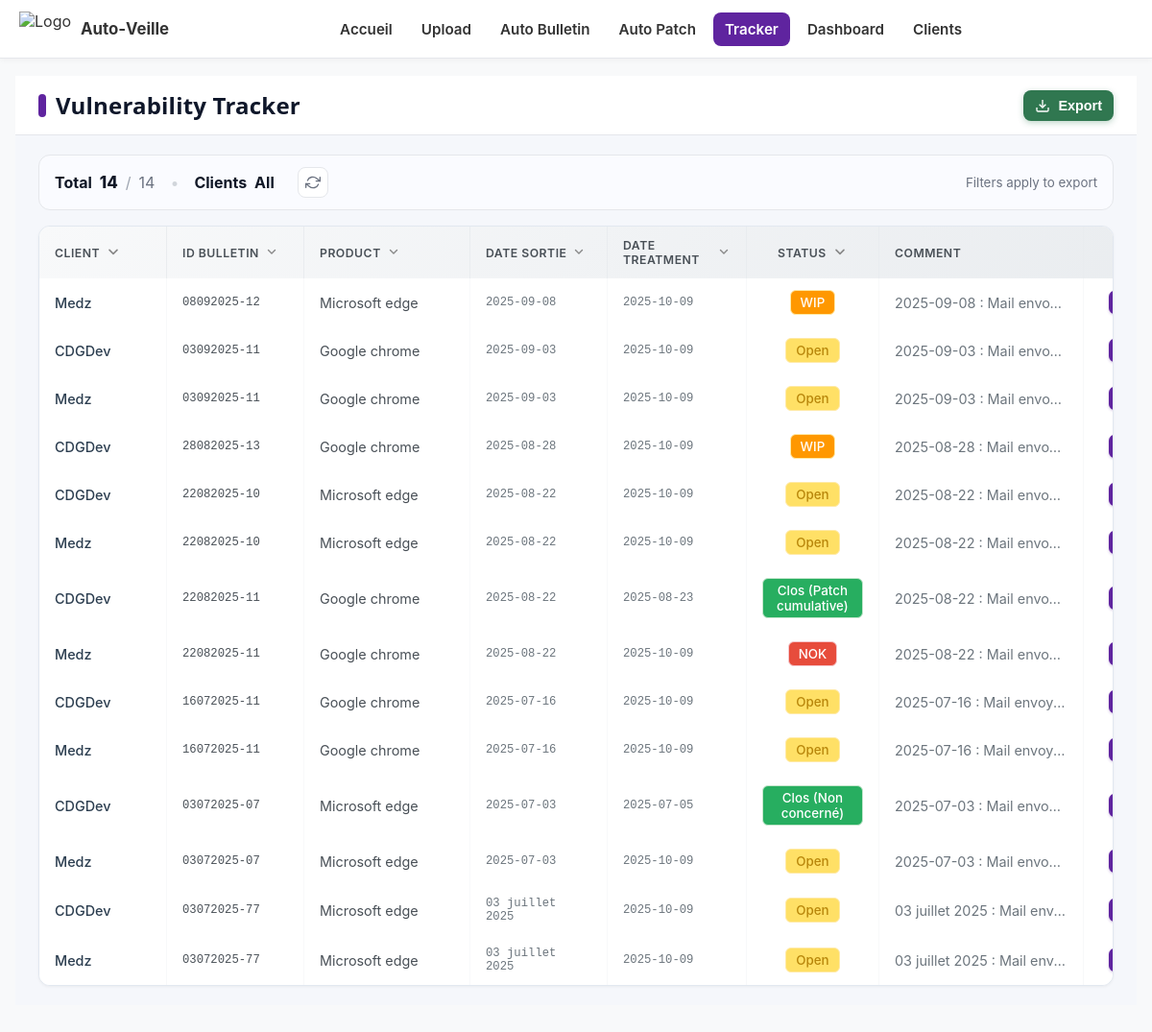
Page /tracker on the committed database.
### tables this page shows
CREATE TABLE client_vuln_tracking (
    id INTEGER PRIMARY KEY AUTOINCREMENT,
    id_bulletin TEXT,
    cve_id TEXT,
    client TEXT,
    status TEXT DEFAULT 'Open',
    Responsable_resolution TEXT,
    Date_de_traitement TEXT,
    comment TEXT,
    FOREIGN KEY (id_bulletin, cve_id) REFERENCES vulnerabilities(id_bulletin, cve_id)
);

CREATE TABLE vulnerabilities (
    id_bulletin TEXT,
    cve_id TEXT,
    produit_name TEXT,
    Date_de_sortie TEXT,
    description TEXT,
    Niveau_de_risqué TEXT DEFAULT 'Fort',
    severity TEXT,
    risk TEXT,
    processing_time INTEGER,
    mitigation TEXT,
    Référence TEXT,
    Date_de_notification TEXT,
    PRIMARY KEY (id_bulletin, cve_id)
);

### app.py (the view, shortened to what this page needs)
@app.route('/tracker', methods=['GET', 'POST'])
def tracker():
    print("🔍 Tracker GET request received")
    db.update_daily_treatment_dates()
    client_filter = request.args.get('client')
    month = request.args.get('month')
    start_date = end_date = None
    if month:
        start_date = f"{month}-01"
        from calendar import monthrange
        year, m = map(int, month.split('-'))
        last_day = monthrange(year, m)[1]
        end_date = f"{month}-{last_day:02d}"
    print(f"🔍 Tracker filters - client: {client_filter}, month: {month}, start_date: {start_date}, end_date: {end_date}")
    db_data = db.get_client_vulns(client_filter, start_date, end_date)
    print(f"🔍 Retrieved {len(db_data) if db_data else 0} records from database")
    clients = db.get_client_names()
    print(f"🔍 Available clients: {clients}")
    return render_template('tracker.html', data=db_data, clients=clients, selected=client_filter)

### templates/tracker.html (shortened to what this page needs)
{% extends 'base.html' %}
{% block content %}
<div style="min-height:100vh;background:#f5f7fb;">
  <div style="background:#ffffff;border-bottom:1px solid #e5e7eb;">
    <div style="max-width:1400px;margin:0 auto;padding:14px 24px;display:flex;align-items:center;justify-content:space-between;">
      <div style="display:flex;align-items:center;gap:10px;">
        <div style="width:8px;height:24px;background:var(--primary-color,#5f249f);border-radius:4px;"></div>
  <h1 style="margin:0;font-size:1.5rem;font-weight:600;color:#0f172a;font-family:'Segoe UI Variable','Segoe UI',system-ui,-apple-system,Roboto,Arial,sans-serif;letter-spacing:0.2px;">Vulnerability Tracker</h1>
      </div>
      <button type="button" onclick="showExportModal()" style="display:inline-flex;align-items:center;gap:8px;background:#307750;color:#fff;border:none;border-radius:8px;padding:8px 12px;font-weight:600;font-size:0.9rem;cursor:pointer;box-shadow:0 2px 6px rgba(48,119,80,0.3);transition:all .2s;"
        onmouseover="this.style.background='#469b61';this.style.transform='translateY(-1px)';this.style.boxShadow='0 3px 10px rgba(48,119,80,0.4)'"
        onmouseout="this.style.background='#307750';this.style.transform='translateY(0)';this.style.boxShadow='0 2px 6px rgba(48,119,80,0.3)'">
        <svg width="16" height="16" viewBox="0 0 24 24" fill="none" stroke="currentColor" stroke-width="2">
          <path d="M21 15v4a2 2 0 0 1-2 2H5a2 2 0 0 1-2-2v-4"/>
          <polyline points="7,10 12,15 17,10"/>
          <line x1="12" y1="15" x2="12" y2="3"/>
        </svg>
        Export
      </button>
    </div>
  </div>
  <div style="max-width:1400px;margin:0 auto;padding:20px 24px;">
    <div style="background:#fafbff;border:1px solid #e5e7eb;border-radius:12px;padding:12px 16px;margin-bottom:16px;">
      <div id="trackerStats" style="display:flex;gap:16px;flex-wrap:wrap;align-items:center;justify-content:space-between;">
        <div style="display:flex;gap:16px;align-items:center;flex-wrap:wrap;">
          <div style="display:flex;align-items:center;gap:8px;color:#374151;">
            <span style="font-weight:700;color:#111827;">Total</span>
            <span id="vulnVisibleCount" style="font-weight:800;color:#111827;font-size:1.05rem;">0</span>
            <span style="color:#9ca3af;">/</span>
            <span id="vulnTotalCount" style="color:#6b7280;">0</span>
          </div>
          <span style="color:#d1d5db;">•</span>
          <div style="display:flex;align-items:center;gap:8px;color:#374151;">
            <span style="font-weight:700;color:#111827;">Clients</span>
            <span id="clientSelectedCount" style="font-weight:700;color:#111827;">All</span>
          </div>
          <button type="button" onclick="resetAllFilters()" title="Reset filters" style="display:inline-flex;align-items:center;justify-content:center;width:32px;height:32px;border:1px solid #e5e7eb;background:#fff;border-radius:8px;color:#6b7280;cursor:pointer;transition:background .2s,border-color .2s;"
            onmouseover="this.style.background='#f3f4f6';this.style.borderColor='#d1d5db'"
            onmouseout="this.style.background='#fff';this.style.borderColor='#e5e7eb'">
          </button>
        </div>
        <div style="display:flex;gap:8px;align-items:center;">
          <small style="color:#6b7280;">Filters apply to export</small>
        </div>
      </div>
    </div>
    <div style="background:white;border-radius:12px;border:1px solid #e2e8f0;box-shadow:0 1px 3px rgba(0,0,0,0.05);overflow:hidden;">
    <table class="modern-table" style="width:100%;min-width:1200px;border-collapse:separate;border-spacing:0;font-size:0.9em;">
      <thead>
        <tr style="background:linear-gradient(135deg,#f8f9fa 0%,#e9ecef 100%);color:#495057;border-bottom:2px solid #dee2e6;">
          <th style="padding:12px 16px;font-weight:600;font-size:0.85em;text-transform:uppercase;letter-spacing:0.5px;text-align:left;min-width:100px;position:relative;border-right:1px solid #e9ecef;">
            <div style="display:flex;align-items:center;gap:6px;">
              Client
              <button type="button" class="btn" style="background:none;border:none;padding:0;cursor:pointer;" onclick="toggleClientFilterDropdown(event)">
                <svg width="16" height="16" viewBox="0 0 20 20" fill="none"><path d="M5 8L10 13L15 8" stroke="#888" stroke-width="2" stroke-linecap="round" stroke-linejoin="round"/></svg>
              </button>
            </div>
          </th>
          <th style="padding:12px 16px;font-weight:600;font-size:0.85em;text-transform:uppercase;letter-spacing:0.5px;text-align:left;min-width:110px;position:relative;border-right:1px solid #e9ecef;">
            <div style="display:flex;align-items:center;gap:6px;">
              ID Bulletin
              <button type="button" class="btn" style="background:none;border:none;padding:0;cursor:pointer;" onclick="toggleIdBulletinSearchDropdown(event)">
                <svg width="14" height="14" viewBox="0 0 20 20" fill="none"><path d="M5 8L10 13L15 8" stroke="#888" stroke-width="2" stroke-linecap="round" stroke-linejoin="round"/></svg>
              </button>
            </div>
          </th>
          <th style="padding:12px 16px;font-weight:600;font-size:0.85em;text-transform:uppercase;letter-spacing:0.5px;text-align:left;min-width:140px;position:relative;border-right:1px solid #e9ecef;">
            <div style="display:flex;align-items:center;gap:6px;">
              Product
              <button type="button" class="btn" style="background:none;border:none;padding:0;cursor:pointer;" onclick="toggleProductSearchDropdown(event)">
                <svg width="14" height="14" viewBox="0 0 20 20" fill="none"><path d="M5 8L10 13L15 8" stroke="#888" stroke-width="2" stroke-linecap="round" stroke-linejoin="round"/></svg>
              </button>
            </div>
          </th>
          <th style="padding:12px 16px;font-weight:600;font-size:0.85em;text-transform:uppercase;letter-spacing:0.5px;text-align:left;min-width:110px;position:relative;border-right:1px solid #e9ecef;">
            <div style="display:flex;align-items:center;gap:6px;">
              Date Sortie
              <button type="button" class="btn" style="background:none;border:none;padding:0;cursor:pointer;" onclick="toggleDateSortieDropdown(event)">
                <svg width="14" height="14" viewBox="0 0 20 20" fill="none"><path d="M5 8L10 13L15 8" stroke="#888" stroke-width="2" stroke-linecap="round" stroke-linejoin="round"/></svg>
              </button>
            </div>
          </th>
          <th style="padding:12px 16px;font-weight:600;font-size:0.85em;text-transform:uppercase;letter-spacing:0.5px;text-align:left;min-width:110px;position:relative;border-right:1px solid #e9ecef;">
            <div style="display:flex;align-items:center;gap:6px;">
              Date Treatment
              <button type="button" class="btn" style="background:none;border:none;padding:0;cursor:pointer;" onclick="toggleProcessingDateDropdown(event)">
                <svg width="14" height="14" viewBox="0 0 20 20" fill="none"><path d="M5 8L10 13L15 8" stroke="#888" stroke-width="2" stroke-linecap="round" stroke-linejoin="round"/></svg>
              </button>
            </div>
          </th>
          <th style="padding:12px 16px;font-weight:600;font-size:0.85em;text-transform:uppercase;letter-spacing:0.5px;text-align:center;min-width:100px;position:relative;border-right:1px solid #e9ecef;">
            <div style="display:flex;align-items:center;justify-content:center;gap:6px;">
              Status
              <button type="button" class="btn" style="background:none;border:none;padding:0;cursor:pointer;" onclick="toggleStatusFilterDropdown(event)">
                <svg width="16" height="16" viewBox="0 0 20 20" fill="none"><path d="M5 8L10 13L15 8" stroke="#888" stroke-width="2" stroke-linecap="round" stroke-linejoin="round"/></svg>
              </button>
            </div>
          </th>
          <th style="padding:12px 16px;font-weight:600;font-size:0.85em;text-transform:uppercase;letter-spacing:0.5px;text-align:left;min-width:160px;border-right:1px solid #e9ecef;">Comment</th>
          <th style="padding:12px 16px;font-weight:600;font-size:0.85em;text-transform:uppercase;letter-spacing:0.5px;text-align:center;min-width:80px;"></th>
        </tr>
      </thead>
      <tbody id="trackerTbody">
        {% for row in data %}
        <tr style="border-bottom:1px solid #f0f1f2;background:#fff;transition:all 0.2s ease;"
            onmouseover="this.style.background='#f8f9fa';this.style.transform='translateY(-1px)';this.style.boxShadow='0 2px 8px rgba(0,0,0,0.1)';"
            onmouseout="this.style.background='#fff';this.style.transform='translateY(0)';this.style.boxShadow='none';"
            data-id="{{ row.id }}">
          <td style="padding:12px 16px;color:#2c3e50;font-weight:500;border-right:1px solid #f8f9fa;">{{ row.client }}</td>
          <td style="padding:12px 16px;color:#495057;font-family:'SF Mono',Monaco,monospace;font-size:0.85em;border-right:1px solid #f8f9fa;">{{ row.id_bulletin }}</td>
          <td style="padding:12px 16px;color:#495057;max-width:180px;white-space:nowrap;overflow:hidden;text-overflow:ellipsis;border-right:1px solid #f8f9fa;" title="{{ row.produit_name }}">{{ row.produit_name }}</td>
          <td style="padding:12px 16px;color:#6c757d;font-family:'SF Mono',Monaco,monospace;font-size:0.85em;border-right:1px solid #f8f9fa;">{{ row.Date_de_sortie }}</td>
          <td style="padding:12px 16px;color:#6c757d;font-family:'SF Mono',Monaco,monospace;font-size:0.85em;border-right:1px solid #f8f9fa;">{{ row.Date_de_traitement }}</td>
          <td style="padding:12px 16px;text-align:center;border-right:1px solid #f8f9fa;">
            <span class="status-badge" style="display:inline-block;padding:4px 8px;border-radius:6px;font-weight:500;font-size:0.8em;border:1px solid;
              {% if row.status.startswith('Clos') %}
                background:#d4edda;color:#155724;border-color:#c3e6cb;
              {% elif row.status == 'NOK' %}
                background:#f8d7da;color:#721c24;border-color:#f5c6cb;
              {% elif row.status == 'Pending' %}
                background:#cce7ff;color:#004085;border-color:#b3d7ff;
              {% elif row.status == 'WIP' %}
                background:#fff3cd;color:#856404;border-color:#ffeaa7;
              {% elif row.status == 'Open' %}
                background:#fff3cd;color:#856404;border-color:#ffeaa7;
              {% else %}
                background:#f8f9fa;color:#6c757d;border-color:#dee2e6;
              {% endif %}">
              {{ row.status }}
            </span>
          </td>
          <td style="padding:12px 16px;color:#6c757d;max-width:180px;white-space:nowrap;overflow:hidden;text-overflow:ellipsis;border-right:1px solid #f8f9fa;" title="{{ row.comment }}">
            {{ row.comment }}
          </td>
          <td style="padding:12px 16px;text-align:center;">
            <button class="btn details-btn"
                    data-row-id="{{ row.id }}"
                    data-status="{{ row.status }}"
                    data-comment="{{ row.comment }}"
                    data-date-traitement="{{ row.Date_de_traitement }}"
                    data-responsable="{{ row.Responsable_resolution }}"
                    data-produit="{{ row.produit_name }}"
                    data-id-bulletin="{{ row.id_bulletin }}"
                    data-client="{{ row.client }}"
                    data-full-data='{{ row | tojson | safe }}'
                    style="background:var(--primary-color);border:none;color:#fff;border-radius:6px;padding:6px 12px;font-size:0.8em;font-weight:500;transition:all 0.2s;box-shadow:0 1px 3px rgba(95,36,159,0.3);"
                    onmouseover="this.style.background='#4a2490';this.style.transform='translateY(-1px)';this.style.boxShadow='0 2px 6px rgba(95,36,159,0.4)';"
                    onmouseout="this.style.background='var(--primary-color)';this.style.transform='translateY(0)';this.style.boxShadow='0 1px 3px rgba(95,36,159,0.3)';">
            </button>
          </td>
        </tr>
        {% endfor %}
      </tbody>
    </table>
  </div>
  </div>
  </div>
{% endblock %}

### templates/base.html (shortened to what this page needs)
<!DOCTYPE html>
<html lang="fr">
<head>
  <link rel="stylesheet" href="https://cdnjs.cloudflare.com/ajax/libs/font-awesome/6.0.0-beta3/css/all.min.css">
</head>
<body>
  <header class="navbar">
    <div style="display:flex;align-items:center;gap:10px;">
      <img src="{{ url_for('static', filename='logo.png') }}" alt="Logo" class="logo" style="height:36px;width:auto;object-fit:contain;"/>
      <strong style="color:var(--text-color);font-size:1.05em;">Auto‑Veille</strong>
    </div>
    <nav class="nav-links">
      <a href="/" class="nav-link {% if request.path == '/' %}active{% endif %}">Accueil</a>
      <a href="/upload" class="nav-link {% if request.path.startswith('/upload') %}active{% endif %}">Upload</a>
      <a href="/auto_bulletin" class="nav-link {% if request.path.startswith('/auto_bulletin') %}active{% endif %}">Auto Bulletin</a>
      <a href="/auto_patch" class="nav-link {% if request.path.startswith('/auto_patch') %}active{% endif %}">Auto Patch</a>
      <a href="/tracker" class="nav-link {% if request.path.startswith('/tracker') %}active{% endif %}">Tracker</a>
      <a href="/dashboard" class="nav-link {% if request.path.startswith('/dashboard') %}active{% endif %}">Dashboard</a>
      <a href="/clients" class="nav-link {% if request.path.startswith('/clients') %}active{% endif %}">Clients</a>
    </nav>
  </header>
  <main class="content">
    {% block content %}{% endblock %}
  </main>
</body>
</html>

### rows in the picture
client_vuln_tracking: client "Medz", id_bulletin "08092025-12", produit_name "Microsoft edge", Date_de_sortie "2025-09-08", Date_de_traitement "2025-10-09", status "WIP", comment "2025-09-08 : Mail envo…"
client_vuln_tracking: client "CDGDev", id_bulletin "03092025-11", produit_name "Google chrome", Date_de_sortie "2025-09-03", Date_de_traitement "2025-10-09", status "Open", comment "2025-09-03 : Mail envo…"
client_vuln_tracking: client "Medz", id_bulletin "03092025-11", produit_name "Google chrome", Date_de_sortie "2025-09-03", Date_de_traitement "2025-10-09", status "Open", comment "2025-09-03 : Mail envo…"
client_vuln_tracking: client "CDGDev", id_bulletin "28082025-13", produit_name "Google chrome", Date_de_sortie "2025-08-28", Date_de_traitement "2025-10-09", status "WIP", comment "2025-08-28 : Mail envo…"
client_vuln_tracking: client "CDGDev", id_bulletin "22082025-10", produit_name "Microsoft edge", Date_de_sortie "2025-08-22", Date_de_traitement "2025-10-09", status "Open", comment "2025-08-22 : Mail envo…"
client_vuln_tracking: client "Medz", id_bulletin "22082025-10"
vulnerabilities: produit_name "Microsoft edge", Date_de_sortie "2025-08-22"
client_vuln_tracking: Date_de_traitement "2025-10-09", status "Open", comment "2025-08-22 : Mail envo…"
client_vuln_tracking: client "CDGDev", id_bulletin "22082025-11", produit_name "Google chrome", Date_de_sortie "2025-08-22", Date_de_traitement "2025-08-23", status "Clos (Patch cumulative)", comment "2025-08-22 : Mail envo…"
client_vuln_tracking: client "Medz", id_bulletin "22082025-11", produit_name "Google chrome", Date_de_sortie "2025-08-22", Date_de_traitement "2025-10-09", status "NOK", comment "2025-08-22 : Mail envo…"
client_vuln_tracking: client "CDGDev", id_bulletin "16072025-11", produit_name "Google chrome", Date_de_sortie "2025-07-16", Date_de_traitement "2025-10-09", status "Open", comment "2025-07-16 : Mail envoy…"
client_vuln_tracking: client "Medz", id_bulletin "16072025-11", produit_name "Google chrome", Date_de_sortie "2025-07-16", Date_de_traitement "2025-10-09", status "Open", comment "2025-07-16 : Mail envoy…"
client_vuln_tracking: client "CDGDev", id_bulletin "03072025-07", produit_name "Microsoft edge", Date_de_sortie "2025-07-03", Date_de_traitement "2025-07-05", status "Clos (Non concerné)", comment "2025-07-03 : Mail envo…"
client_vuln_tracking: client "Medz", id_bulletin "03072025-07", produit_name "Microsoft edge", Date_de_sortie "2025-07-03", Date_de_traitement "2025-10-09", status "Open", comment "2025-07-03 : Mail envo…"
client_vuln_tracking: client "CDGDev", id_bulletin "03072025-77", produit_name "Microsoft edge", Date_de_sortie "03 juillet 2025", Date_de_traitement "2025-10-09", status "Open", comment "03 juillet 2025 : Mail env…"
client_vuln_tracking: client "Medz", id_bulletin "03072025-77", produit_name "Microsoft edge", Date_de_sortie "03 juillet 2025", Date_de_traitement "2025-10-09", status "Open", comment "03 juillet 2025 : Mail env…"
